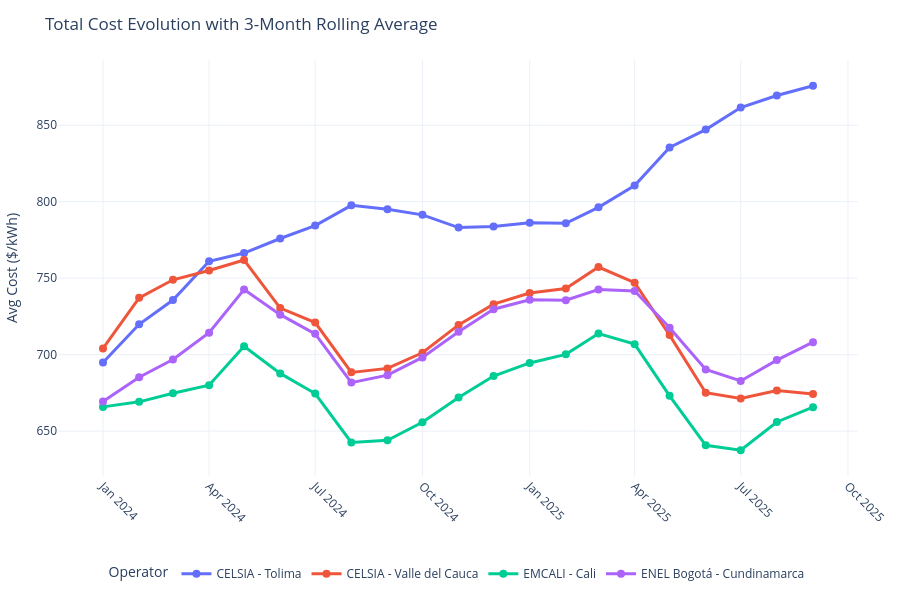

Source (notebook cell):
### Markdown cell above
**Rolling Average Analysis**

Let's add a 3-month rolling average to smooth out the volatility and better visualize the trend:

### Code cell
# Calculate 3-month rolling average (exactly the same as your original code)
data = df.groupby(['date', 'grid_operator'])['total_c_kWh'].mean().reset_index()
pivot_df = data.pivot(index='date', columns='grid_operator', values='total_c_kWh')
rolling_df = pivot_df.rolling(window=3, min_periods=1).mean()

# Reset index for plotting
rolling_df = rolling_df.reset_index().melt(
    id_vars='date', 
    var_name='grid_operator', 
    value_name='rolling_avg'
)

# JEKYLL_INCLUDE: plotly-q5-rolling-average.html
# plot
fig3 = px.line(
    rolling_df,
    x='date',
    y='rolling_avg',
    color='grid_operator',
    markers=True,
    title='Total Cost Evolution with 3-Month Rolling Average',
    labels={
        'rolling_avg': 'Avg Cost ($/kWh)',
        'date': '',
        'grid_operator': 'Operator'
    },
    hover_data={'rolling_avg': ':.2f'}
)

fig3.update_layout(
    xaxis_tickangle=45,
    template='plotly_white',
    height=600,
    hovermode='x unified',
    legend_title_text='Operator',
    legend=dict(
        orientation="h",      # Horizontal orientation
        yanchor="top",        # Anchor the top of the legend box
        y=-0.2,               # Position it below the x-axis (negative value)
        xanchor="center",     # Anchor the center of the legend box
        x=0.5                 # Center it horizontally relative to the plot
    ),
    margin=dict(l=40, r=40, t=60, b=60)
)

fig3.update_traces(line=dict(width=3), marker=dict(size=8))

# Export to the organized subfolder
fig3.write_html(
    "../_includes/posts/electricity-rates/plotly-q5-rolling-average.html",
    full_html=False,
    include_plotlyjs="cdn"
)

fig3.show()   # ← previews interactively in the notebook

### Figure 1 — Plotly figure (JSON) as saved in the notebook; plotly's stock layout.template omitted (floating-point values rounded to 4 significant figures)
{"data": [{"hovertemplate": "Operator=CELSIA - Tolima<br>=%{x}<br>Avg Cost ($/kWh)=%{y:.2f}<extra></extra>", "legendgroup": "CELSIA - Tolima", "line": {"color": "#636efa", "dash": "solid", "width": 3}, "marker": {"size": 8, "symbol": "circle"}, "mode": "lines+markers", "name": "CELSIA - Tolima", "orientation": "v", "showlegend": true, "type": "scatter", "x": ["2024-01-01T00:00:00", "2024-02-01T00:00:00", "2024-03-01T00:00:00", "2024-04-01T00:00:00", "2024-05-01T00:00:00", "2024-06-01T00:00:00", "2024-07-01T00:00:00", "2024-08-01T00:00:00", "2024-09-01T00:00:00", "2024-10-01T00:00:00", "2024-11-01T00:00:00", "2024-12-01T00:00:00", "2025-01-01T00:00:00", "2025-02-01T00:00:00", "2025-03-01T00:00:00", "2025-04-01T00:00:00", "2025-05-01T00:00:00", "2025-06-01T00:00:00", "2025-07-01T00:00:00", "2025-08-01T00:00:00", "2025-09-01T00:00:00"], "xaxis": "x", "y": [694.9, 719.9, 735.7, 761.1, 766.4, 775.9, 784.4, 797.6, 795.1, 791.4, 783.1, 783.7, 786.3, 785.9, 796.3, 810.6, 835.5, 847.2, 861.6, 869.4, 875.8], "yaxis": "y"}, {"hovertemplate": "Operator=CELSIA - Valle del Cauca<br>=%{x}<br>Avg Cost ($/kWh)=%{y:.2f}<extra></extra>", "legendgroup": "CELSIA - Valle del Cauca", "line": {"color": "#EF553B", "dash": "solid", "width": 3}, "marker": {"size": 8, "symbol": "circle"}, "mode": "lines+markers", "name": "CELSIA - Valle del Cauca", "orientation": "v", "showlegend": true, "type": "scatter", "x": ["2024-01-01T00:00:00", "2024-02-01T00:00:00", "2024-03-01T00:00:00", "2024-04-01T00:00:00", "2024-05-01T00:00:00", "2024-06-01T00:00:00", "2024-07-01T00:00:00", "2024-08-01T00:00:00", "2024-09-01T00:00:00", "2024-10-01T00:00:00", "2024-11-01T00:00:00", "2024-12-01T00:00:00", "2025-01-01T00:00:00", "2025-02-01T00:00:00", "2025-03-01T00:00:00", "2025-04-01T00:00:00", "2025-05-01T00:00:00", "2025-06-01T00:00:00", "2025-07-01T00:00:00", "2025-08-01T00:00:00", "2025-09-01T00:00:00"], "xaxis": "x", "y": [704.0, 737.1, 748.9, 755.0, 761.9, 730.5, 721.0, 688.4, 691.0, 701.2, 719.5, 733.0, 740.3, 743.2, 757.3, 747.1, 712.8, 675.1, 671.3, 676.6, 674.3], "yaxis": "y"}, {"hovertemplate": "Operator=EMCALI - Cali<br>=%{x}<br>Avg Cost ($/kWh)=%{y:.2f}<extra></extra>", "legendgroup": "EMCALI - Cali", "line": {"color": "#00cc96", "dash": "solid", "width": 3}, "marker": {"size": 8, "symbol": "circle"}, "mode": "lines+markers", "name": "EMCALI - Cali", "orientation": "v", "showlegend": true, "type": "scatter", "x": ["2024-01-01T00:00:00", "2024-02-01T00:00:00", "2024-03-01T00:00:00", "2024-04-01T00:00:00", "2024-05-01T00:00:00", "2024-06-01T00:00:00", "2024-07-01T00:00:00", "2024-08-01T00:00:00", "2024-09-01T00:00:00", "2024-10-01T00:00:00", "2024-11-01T00:00:00", "2024-12-01T00:00:00", "2025-01-01T00:00:00", "2025-02-01T00:00:00", "2025-03-01T00:00:00", "2025-04-01T00:00:00", "2025-05-01T00:00:00", "2025-06-01T00:00:00", "2025-07-01T00:00:00", "2025-08-01T00:00:00", "2025-09-01T00:00:00"], "xaxis": "x", "y": [665.8, 669.1, 674.7, 680.0, 705.4, 687.7, 674.6, 642.6, 644.0, 655.8, 672.0, 686.0, 694.6, 700.2, 713.8, 706.9, 673.1, 640.7, 637.5, 656.0, 665.6], "yaxis": "y"}, {"hovertemplate": "Operator=ENEL Bogotá - Cundinamarca<br>=%{x}<br>Avg Cost ($/kWh)=%{y:.2f}<extra></extra>", "legendgroup": "ENEL Bogotá - Cundinamarca", "line": {"color": "#ab63fa", "dash": "solid", "width": 3}, "marker": {"size": 8, "symbol": "circle"}, "mode": "lines+markers", "name": "ENEL Bogotá - Cundinamarca", "orientation": "v", "showlegend": true, "type": "scatter", "x": ["2024-01-01T00:00:00", "2024-02-01T00:00:00", "2024-03-01T00:00:00", "2024-04-01T00:00:00", "2024-05-01T00:00:00", "2024-06-01T00:00:00", "2024-07-01T00:00:00", "2024-08-01T00:00:00", "2024-09-01T00:00:00", "2024-10-01T00:00:00", "2024-11-01T00:00:00", "2024-12-01T00:00:00", "2025-01-01T00:00:00", "2025-02-01T00:00:00", "2025-03-01T00:00:00", "2025-04-01T00:00:00", "2025-05-01T00:00:00", "2025-06-01T00:00:00", "2025-07-01T00:00:00", "2025-08-01T00:00:00", "2025-09-01T00:00:00"], "xaxis": "x", "y": [669.3, 685.2, 696.8, 714.3, 742.5, 726.2, 713.6, 681.7, 686.6, 698.2, 715.0, 729.7, 735.9, 735.6, 742.6, 741.6, 717.6, 690.3, 682.8, 696.4, 708.1], "yaxis": "y"}], "layout": {"height": 600, "hovermode": "x unified", "legend": {"orientation": "h", "title": {"text": "Operator"}, "tracegroupgap": 0, "x": 0.5, "xanchor": "center", "y": -0.2, "yanchor": "top"}, "margin": {"b": 60, "l": 40, "r": 40, "t": 60}, "title": {"text": "Total Cost Evolution with 3-Month Rolling Average"}, "xaxis": {"anchor": "y", "domain": [0, 1], "tickangle": 45, "title": {"text": ""}}, "yaxis": {"anchor": "x", "domain": [0, 1], "title": {"text": "Avg Cost ($/kWh)"}}}}
